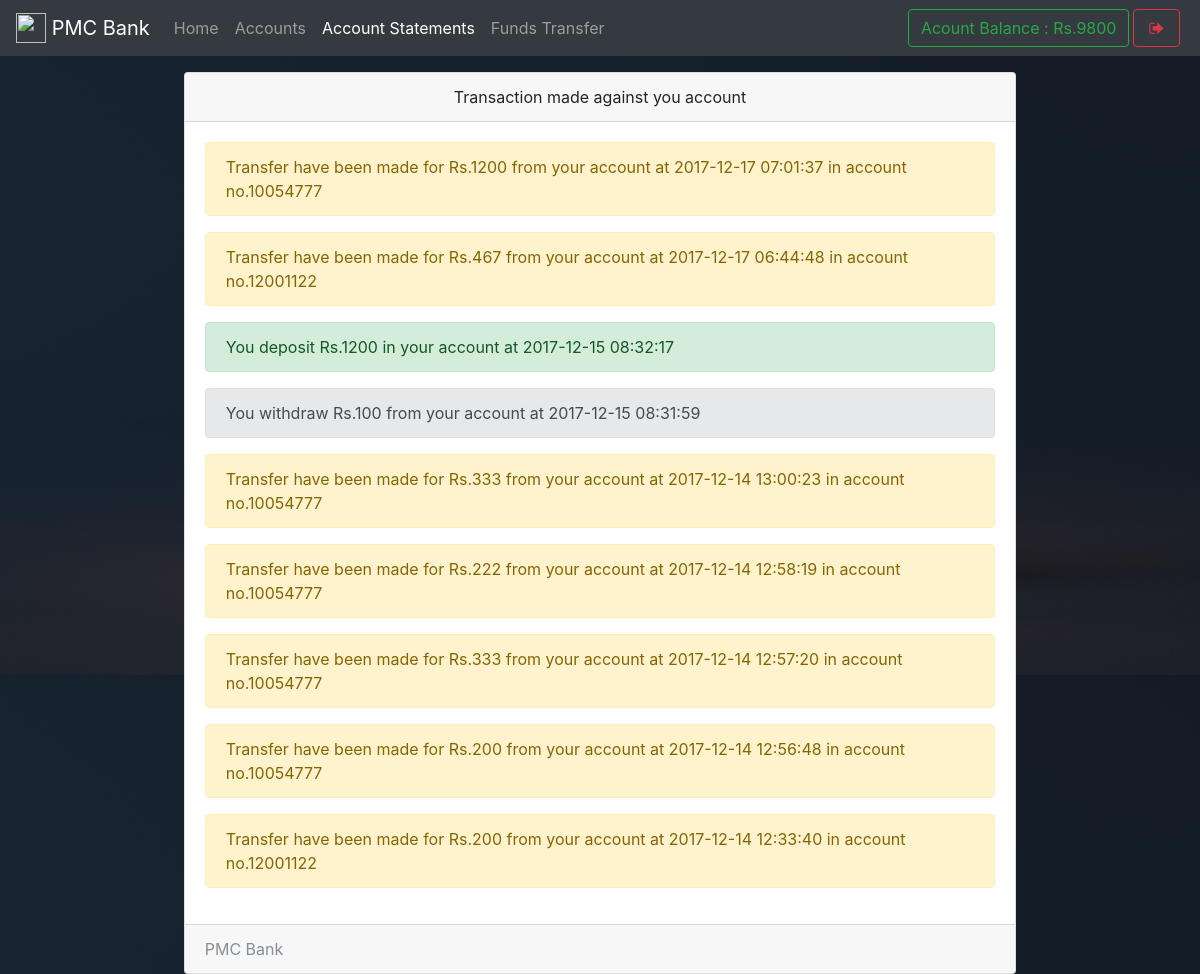
The page /statements.php (signed in) on the database its author committed.
### tables this page shows
CREATE TABLE `useraccounts` (
  `id` int(11) NOT NULL,
  `email` text NOT NULL,
  `password` text NOT NULL,
  `name` varchar(111) NOT NULL,
  `balance` varchar(111) NOT NULL,
  `cnic` varchar(111) NOT NULL,
  `number` varchar(111) NOT NULL,
  `city` varchar(111) NOT NULL,
  `address` varchar(111) NOT NULL,
  `source` varchar(111) NOT NULL,
  `accountNo` varchar(111) NOT NULL,
  `branch` varchar(111) NOT NULL,
  `accountType` varchar(111) NOT NULL,
  `date` timestamp NOT NULL DEFAULT CURRENT_TIMESTAMP
);

CREATE TABLE `transaction` (
  `transactionId` int(11) NOT NULL,
  `action` varchar(111) NOT NULL,
  `credit` varchar(111) NOT NULL,
  `debit` varchar(111) NOT NULL,
  `balance` varchar(111) NOT NULL,
  `beneId` varchar(111) NOT NULL,
  `other` varchar(111) NOT NULL,
  `userId` int(11) NOT NULL,
  `date` timestamp NOT NULL DEFAULT CURRENT_TIMESTAMP
);

### assets/db.php (called while the page is built, shortened)
<?php
    $con = new mysqli('localhost','root','','mybank');
    $ar = $con->query("select * from userAccounts,branch where id = '$_SESSION[userId]' AND userAccounts.branch = branch.branchId");
    $userData = $ar->fetch_assoc();
?>

### statements.php (the view, shortened to what this page needs)
<!DOCTYPE html>
<html>
<head>
  <?php require 'assets/autoloader.php'; ?>
  <?php require 'assets/db.php'; ?>
  <?php require 'assets/function.php'; ?>
</head>
<body style="background: url(images/bg-logn5.jpg);background-size: 100%">
<nav class="navbar navbar-expand-lg navbar-dark bg-dark fixed-top">
 <a class="navbar-brand" href="#">
    <img src="images/logo3.png" width="30" height="30" class="d-inline-block align-top" alt="">
   <?php echo bankName; ?>
  </a>
  <div class="collapse navbar-collapse" id="navbarSupportedContent">
    <ul class="navbar-nav mr-auto">
      <li class="nav-item ">
        <a class="nav-link " href="index.php">Home <span class="sr-only">(current)</span></a>
      </li>
      <li class="nav-item ">  <a class="nav-link" href="accounts.php">Accounts</a></li>
      <li class="nav-item active">  <a class="nav-link" href="statements.php">Account Statements</a></li>
      <li class="nav-item ">  <a class="nav-link" href="transfer.php">Funds Transfer</a></li>
    </ul>
    <?php include 'sideButton.php'; ?>
  </div>
</nav><br><br><br>
<div class="container">
  <div class="card  w-75 mx-auto">
  <div class="card-header text-center">
    Transaction made against you account
  </div>
  <div class="card-body">
    <?php
      $array = $con->query("select * from transaction where userId = '$userData[id]' order by date desc");
      if ($array ->num_rows > 0)
      {
         while ($row = $array->fetch_assoc())
         {
            if ($row['action'] == 'withdraw')
            {
              echo "<div class='alert alert-secondary'>You withdraw Rs.$row[debit] from your account at $row[date]</div>";
            }
            if ($row['action'] == 'deposit')
            {
              echo "<div class='alert alert-success'>You deposit Rs.$row[credit] in your account at $row[date]</div>";
            }
            if ($row['action'] == 'transfer')
            {
              echo "<div class='alert alert-warning'>Transfer have been made for  Rs.$row[debit] from your account at $row[date] in  account no.$row[other]</div>";
            }
         }
      }
    ?>
  </div>
  <div class="card-footer text-muted">
   <?php echo bankName ?>
  </div>
</div>
</div>
</body>
</html>

### assets/autoloader.php (shortened to what this page needs)
<link rel="stylesheet" type="text/css" href="css/bootstrap.min.css">
<link rel="stylesheet" type="text/css" href="css/custom.css">
<link rel="stylesheet" type="text/css" href="font-awesome/css/font-awesome.min.css">

### sideButton.php
<form class="form-inline my-2 my-lg-0">
        <a href="" class="btn btn-outline-success" data-toggle="tooltip" title="Your current Account Balance">Acount Balance : Rs.<?php echo $userData['balance']; ?></a>
        <a href="logout.php" data-toggle="tooltip" title="Logout" class="btn btn-outline-danger mx-1" ><i class="fa fa-sign-out fa-fw"></i></a>
</form>

### rows shown on the page
useraccounts: balance "9800"
transaction: debit "1200", date "2017-12-17 07:01:37", other "10054777"
transaction: debit "467", date "2017-12-17 06:44:48", other "12001122"
transaction: credit "1200", date "2017-12-15 08:32:17"
transaction: debit "100", date "2017-12-15 08:31:59"
transaction: debit "333", date "2017-12-14 13:00:23", other "10054777"
transaction: debit "222", date "2017-12-14 12:58:19", other "10054777"
transaction: debit "333", date "2017-12-14 12:57:20", other "10054777"
transaction: debit "200", date "2017-12-14 12:56:48", other "10054777"
transaction: debit "200", date "2017-12-14 12:33:40", other "12001122"

### other values the page prints
bankName "PMC Bank"
